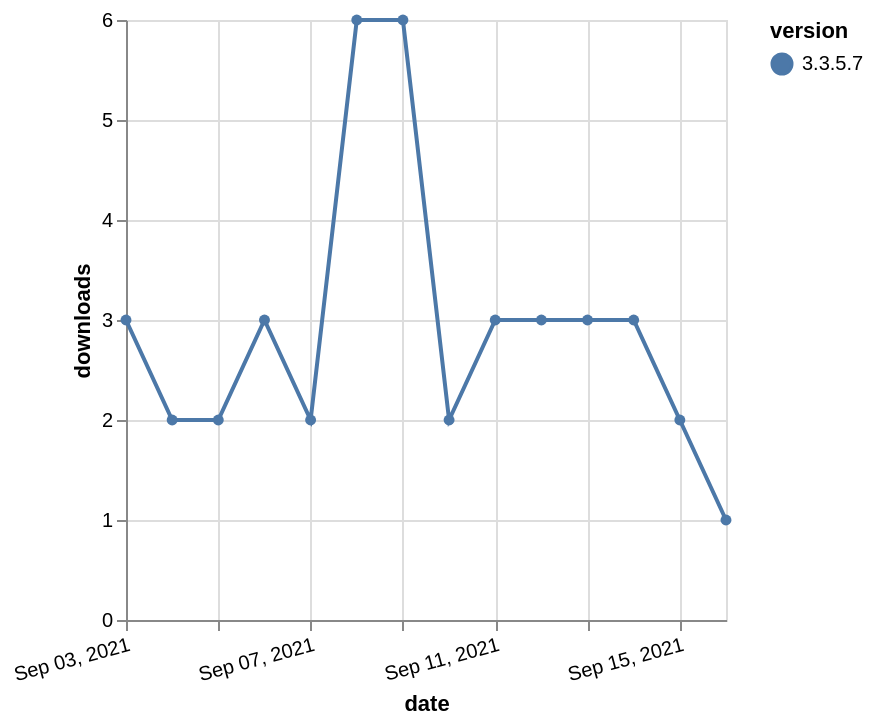

Here is the Vega-Lite specification saved for this chart:
### Vega-Lite specification from a JSON file in a GitHub repository (floating-point values rounded to 4 significant figures)
{"$schema": "https://vega.github.io/schema/vega-lite/v5.json", "description": "A simple bar chart with embedded data.", "data": {"values": [{"date": "2021-09-03", "total": 6096, "delta": 3, "version": "3.3.5.7"}, {"date": "2021-09-04", "total": 6098, "delta": 2, "version": "3.3.5.7"}, {"date": "2021-09-05", "total": 6100, "delta": 2, "version": "3.3.5.7"}, {"date": "2021-09-06", "total": 6103, "delta": 3, "version": "3.3.5.7"}, {"date": "2021-09-07", "total": 6105, "delta": 2, "version": "3.3.5.7"}, {"date": "2021-09-08", "total": 6111, "delta": 6, "version": "3.3.5.7"}, {"date": "2021-09-09", "total": 6117, "delta": 6, "version": "3.3.5.7"}, {"date": "2021-09-10", "total": 6119, "delta": 2, "version": "3.3.5.7"}, {"date": "2021-09-11", "total": 6122, "delta": 3, "version": "3.3.5.7"}, {"date": "2021-09-12", "total": 6125, "delta": 3, "version": "3.3.5.7"}, {"date": "2021-09-13", "total": 6128, "delta": 3, "version": "3.3.5.7"}, {"date": "2021-09-14", "total": 6131, "delta": 3, "version": "3.3.5.7"}, {"date": "2021-09-15", "total": 6133, "delta": 2, "version": "3.3.5.7"}, {"date": "2021-09-16", "total": 6134, "delta": 1, "version": "3.3.5.7"}]}, "width": "container", "mark": {"type": "line", "point": {"filled": true}}, "encoding": {"x": {"field": "date", "type": "temporal", "timeUnit": "yearmonthdate", "title": "date", "axis": {"labelAngle": -15}}, "y": {"field": "delta", "type": "quantitative", "title": "downloads"}, "color": {"field": "version", "type": "nominal"}, "tooltip": {"field": "delta"}}}
